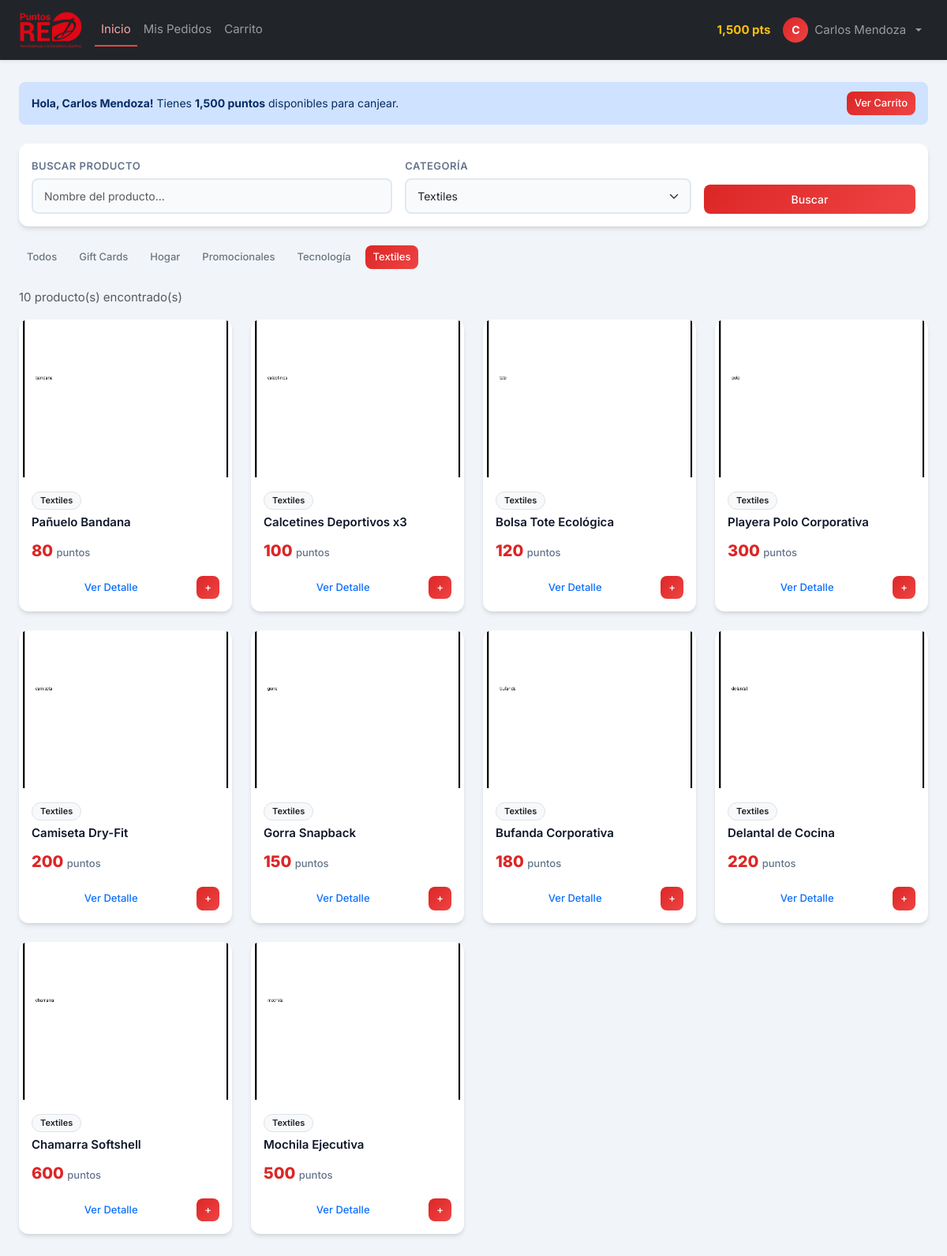
Page /usuario/index.php?categoria=2 (signed in) on the committed database.
### tables this page shows
CREATE TABLE categorias (
    id          INT UNSIGNED AUTO_INCREMENT PRIMARY KEY,
    nombre      VARCHAR(100) NOT NULL,
    descripcion TEXT,
    fecha_creacion DATETIME DEFAULT CURRENT_TIMESTAMP
);

CREATE TABLE productos (
    id              INT UNSIGNED AUTO_INCREMENT PRIMARY KEY,
    nombre          VARCHAR(200) NOT NULL,
    descripcion     TEXT,
    categoria_id    INT UNSIGNED NOT NULL,
    precio_puntos   INT UNSIGNED NOT NULL,                
    precio_pesos   DECIMAL(10,2) DEFAULT 0,            
    stock           INT UNSIGNED NOT NULL DEFAULT 0,
    imagen_url      VARCHAR(500) DEFAULT 'assets/img/productos/default.png',
    fecha_creacion  DATETIME DEFAULT CURRENT_TIMESTAMP,
    CONSTRAINT fk_producto_categoria FOREIGN KEY (categoria_id)
        REFERENCES categorias(id) ON DELETE RESTRICT ON UPDATE CASCADE
);

### includes/sesion.php (called while the page is built, shortened)
<?php
require_once __DIR__ . '/../config/seguridad.php';
function obtener_usuario_sesion() {
    return [
        'id'     => $_SESSION['usuario_id'] ?? 0,
        'nombre' => $_SESSION['nombre']     ?? '',
        'email'  => $_SESSION['email']      ?? '',
        'rol'    => $_SESSION['rol']        ?? '',
        'puntos' => $_SESSION['puntos']     ?? 0,
    ];
}

### config/seguridad.php (called while the page is built, shortened)
<?php
function sanitizar_salida($texto) {
    return htmlspecialchars($texto ?? '', ENT_QUOTES, 'UTF-8');
}

### usuario/index.php (the view, shortened to what this page needs)
<?php
require_once '../includes/sesion.php';
require_once '../config/conexion.php';
$usuario = obtener_usuario_sesion();
$stmt = $pdo->prepare("SELECT id, nombre FROM categorias ORDER BY nombre");
$stmt->execute();
$categorias = $stmt->fetchAll();
$categoria_id = isset($_GET['categoria']) && is_numeric($_GET['categoria']) ? (int)$_GET['categoria'] : null;
$busqueda     = trim($_GET['buscar'] ?? '');
$sql    = "SELECT p.*, c.nombre AS categoria_nombre FROM productos p INNER JOIN categorias c ON p.categoria_id = c.id WHERE 1=1";
$params = [];
if ($categoria_id !== null) {
    $sql .= " AND p.categoria_id = ?";
    $params[] = $categoria_id;
}
$sql .= " ORDER BY p.stock DESC, p.nombre";
$stmt = $pdo->prepare($sql);
$stmt->execute($params);
$productos = $stmt->fetchAll();
?>
<!DOCTYPE html>
<html lang="es">
<head>
    <link href="https://cdn.jsdelivr.net/npm/bootstrap@5.3.2/dist/css/bootstrap.min.css" rel="stylesheet">
    <link href="../assets/css/estilos.css" rel="stylesheet">
</head>
<body>
<?php require_once '../includes/navbar.php'; ?>
<div class="main-content">
<div class="container-fluid px-4">
    <div class="alert alert-primary d-flex align-items-center justify-content-between mb-4 rounded-3" role="alert">
        <div>
            <strong>Hola, <?= sanitizar_salida($usuario['nombre']) ?>!</strong>
            Tienes <strong><?= number_format($usuario['puntos']) ?> puntos</strong> disponibles para canjear.
        </div>
        <a href="carrito.php" class="btn btn-primary btn-sm">Ver Carrito</a>
    </div>
    <div class="card mb-4">
        <div class="card-body py-3">
            <form method="GET" action="index.php" class="row g-3 align-items-end" id="formFiltros">
                <div class="col-md-5">
                    <label class="form-label">Buscar Producto</label>
                    <input type="text" class="form-control" name="buscar" id="inputBuscar"
                           placeholder="Nombre del producto..."
                           value="<?= sanitizar_salida($busqueda) ?>">
                </div>
                <div class="col-md-4">
                    <label class="form-label">Categoría</label>
                    <select class="form-select" name="categoria" id="selectCategoria">
                        <?php foreach ($categorias as $cat): ?>
                        <option value="<?= $cat['id'] ?>" <?= $categoria_id === (int)$cat['id'] ? 'selected' : '' ?>>
                            <?= sanitizar_salida($cat['nombre']) ?>
                        </option>
                        <?php endforeach; ?>
                    </select>
                </div>
                <div class="col-md-3">
                    <button type="submit" class="btn btn-primary w-100">Buscar</button>
                </div>
            </form>
        </div>
    </div>
    <div class="d-flex flex-wrap gap-2 mb-4">
        <a href="index.php" class="btn btn-sm <?= $categoria_id === null && empty($busqueda) ? 'btn-primary' : 'btn-outline-secondary' ?>">
            Todos
        </a>
        <?php foreach ($categorias as $cat): ?>
        <a href="index.php?categoria=<?= $cat['id'] ?>"
           class="btn btn-sm <?= $categoria_id === (int)$cat['id'] ? 'btn-primary' : 'btn-outline-secondary' ?>">
            <?= sanitizar_salida($cat['nombre']) ?>
        </a>
        <?php endforeach; ?>
    </div>
    <?php if (!empty($busqueda) || $categoria_id !== null): ?>
    <p class="text-muted mb-3">
        <?= count($productos) ?> producto(s) encontrado(s)
    </p>
    <?php endif; ?>
    <div class="row g-4" id="gridProductos">
        <?php if (empty($productos)): ?>
        <div class="col-12 text-center py-5">
            <div style="font-size:64px">🔍</div>
            <h4 class="text-muted">No se encontraron productos</h4>
            <a href="index.php" class="btn btn-primary mt-3">Ver todos los productos</a>
        </div>
        <?php else: ?>
        <?php foreach ($productos as $p): ?>
        <div class="col-xl-3 col-lg-4 col-md-6">
            <div class="product-card card">
                <div class="product-img-placeholder" onclick="verDetalleProducto(<?= htmlspecialchars(json_encode($p), ENT_QUOTES) ?>)" style="cursor:pointer">
                    <img src="../<?= sanitizar_salida($p['imagen_url']) ?>"
                         alt="<?= sanitizar_salida($p['nombre']) ?>"
                         class="product-img"
                         onerror="this.parentElement.innerHTML='<div class=\'product-img-placeholder\'>📦</div>'">
                </div>
                <div class="card-body d-flex flex-column">
                    <div class="mb-1">
                        <span class="badge bg-light text-dark border" style="font-size:11px">
                            <?= sanitizar_salida($p['categoria_nombre']) ?>
                        </span>
                    </div>
                    <div class="product-name"><?= sanitizar_salida($p['nombre']) ?></div>
                    <div class="product-price mt-auto">
                        <?= number_format($p['precio_puntos']) ?>
                        <span>puntos</span>
                    </div>
                    <div class="d-flex gap-2 mt-3">
                        <button class="btn btn-outline-primary btn-sm flex-grow-1"
                                onclick="verDetalleProducto(<?= htmlspecialchars(json_encode($p), ENT_QUOTES) ?>)">
                            Ver Detalle
                        </button>
                        <?php if ($p['stock'] > 0): ?>
                        <button class="btn btn-primary btn-sm"
                                onclick="agregarCarritoRapido(<?= $p['id'] ?>, '<?= sanitizar_salida($p['nombre']) ?>')"
                                title="Agregar al carrito">
                            +
                        </button>
                        <?php endif; ?>
                    </div>
                </div>
            </div>
        </div>
        <?php endforeach; ?>
        <?php endif; ?>
    </div>
</div>
</div>
</body>
</html>

### assets/css/estilos.css (style rules this page uses)
:root { --primary: #dc2626; --primary-light: #ef4444; --primary-dark: #991b1b; --secondary: #64748b; --success: #10b981; --danger: #ef4444; --warning: #f59e0b; --info: #06b6d4; --light: #f8fafc; --dark: #0f172a; --border: #e2e8f0; --shadow: 0 4px 6px -1px rgba(0,0,0,0.1), 0 2px 4px -1px rgba(0,0,0,0.06); --shadow-lg: 0 10px 15px -3px rgba(0,0,0,0.1), 0 4px 6px -2px rgba(0,0,0,0.05); --radius: 12px; --radius-sm: 8px; }
body { font-family: 'Inter', -apple-system, BlinkMacSystemFont, 'Segoe UI', sans-serif; background-color: #f1f5f9; color: var(--dark); font-size: 15px; line-height: 1.6; overflow-y: scroll; }
.main-content { padding: 28px 0; min-height: calc(100vh - 60px); }
.card { border: none; border-radius: var(--radius); box-shadow: var(--shadow); background: white; }
.btn { border-radius: var(--radius-sm); font-weight: 500; font-size: 14px; padding: 8px 16px; transition: all 0.2s ease; border: none; }
.btn-primary { background: linear-gradient(135deg, var(--primary), var(--primary-light)); color: white; }
.btn-sm { padding: 5px 10px; font-size: 13px; }
.form-control, .form-select { border: 2px solid var(--border); border-radius: var(--radius-sm); padding: 10px 14px; font-size: 14px; transition: all 0.2s ease; background-color: #f8fafc; }
.form-label { font-weight: 600; font-size: 13px; color: var(--secondary); text-transform: uppercase; letter-spacing: 0.5px; margin-bottom: 6px; }
.badge { font-size: 12px; font-weight: 600; padding: 5px 10px; border-radius: 20px; }
.alert { border: none; border-radius: var(--radius-sm); font-size: 14px; padding: 12px 16px; }
.product-card { border-radius: var(--radius); overflow: hidden; transition: all 0.3s ease; border: none; box-shadow: var(--shadow); height: 100%; }
.product-card .product-img { width: 100%; height: 200px; object-fit: cover; background: linear-gradient(135deg, #e2e8f0, #cbd5e1); }
.product-card .product-img-placeholder { width: 100%; height: 200px; background: linear-gradient(135deg, #e2e8f0, #cbd5e1); display: flex; align-items: center; justify-content: center; font-size: 48px; color: #94a3b8; }
.product-card .card-body { padding: 16px; }
.product-card .product-name { font-weight: 600; font-size: 15px; margin-bottom: 8px; color: var(--dark); display: -webkit-box; -webkit-line-clamp: 2; -webkit-box-orient: vertical; overflow: hidden; }
.product-card .product-price { font-size: 20px; font-weight: 800; color: var(--primary); }
.product-card .product-price span { font-size: 13px; font-weight: 500; color: var(--secondary); }

### rows in the picture
categorias: nombre "Gift Cards"
categorias: nombre "Hogar"
categorias: nombre "Promocionales"
categorias: nombre "Tecnología"
categorias: nombre "Textiles"
productos: imagen_url (picture), categoria.nombre "Textiles", nombre "Pañuelo Bandana", precio_puntos "80"
productos: imagen_url (picture), categoria.nombre "Textiles", nombre "Calcetines Deportivos x3", precio_puntos "100"
productos: imagen_url (picture), categoria.nombre "Textiles", nombre "Bolsa Tote Ecológica", precio_puntos "120"
productos: imagen_url (picture), categoria.nombre "Textiles", nombre "Playera Polo Corporativa", precio_puntos "300"
productos: imagen_url (picture), categoria.nombre "Textiles", nombre "Camiseta Dry-Fit", precio_puntos "200"
productos: imagen_url (picture), categoria.nombre "Textiles", nombre "Gorra Snapback", precio_puntos "150"
productos: imagen_url (picture), categoria.nombre "Textiles", nombre "Bufanda Corporativa", precio_puntos "180"
productos: imagen_url (picture), categoria.nombre "Textiles", nombre "Delantal de Cocina", precio_puntos "220"
productos: imagen_url (picture), categoria.nombre "Textiles", nombre "Chamarra Softshell", precio_puntos "600"
productos: imagen_url (picture), categoria.nombre "Textiles", nombre "Mochila Ejecutiva", precio_puntos "500"

### other values in the picture
$puntos_usuario "1,500"
substr($nombre_usuario, 0, 1) "C"
$nombre_usuario "Carlos Mendoza"
sanitizar_salida($usuario['nombre']) "Carlos Mendoza"
$usuario['puntos'] "1,500"
count($productos) "10"
form field categoria "Textiles"
